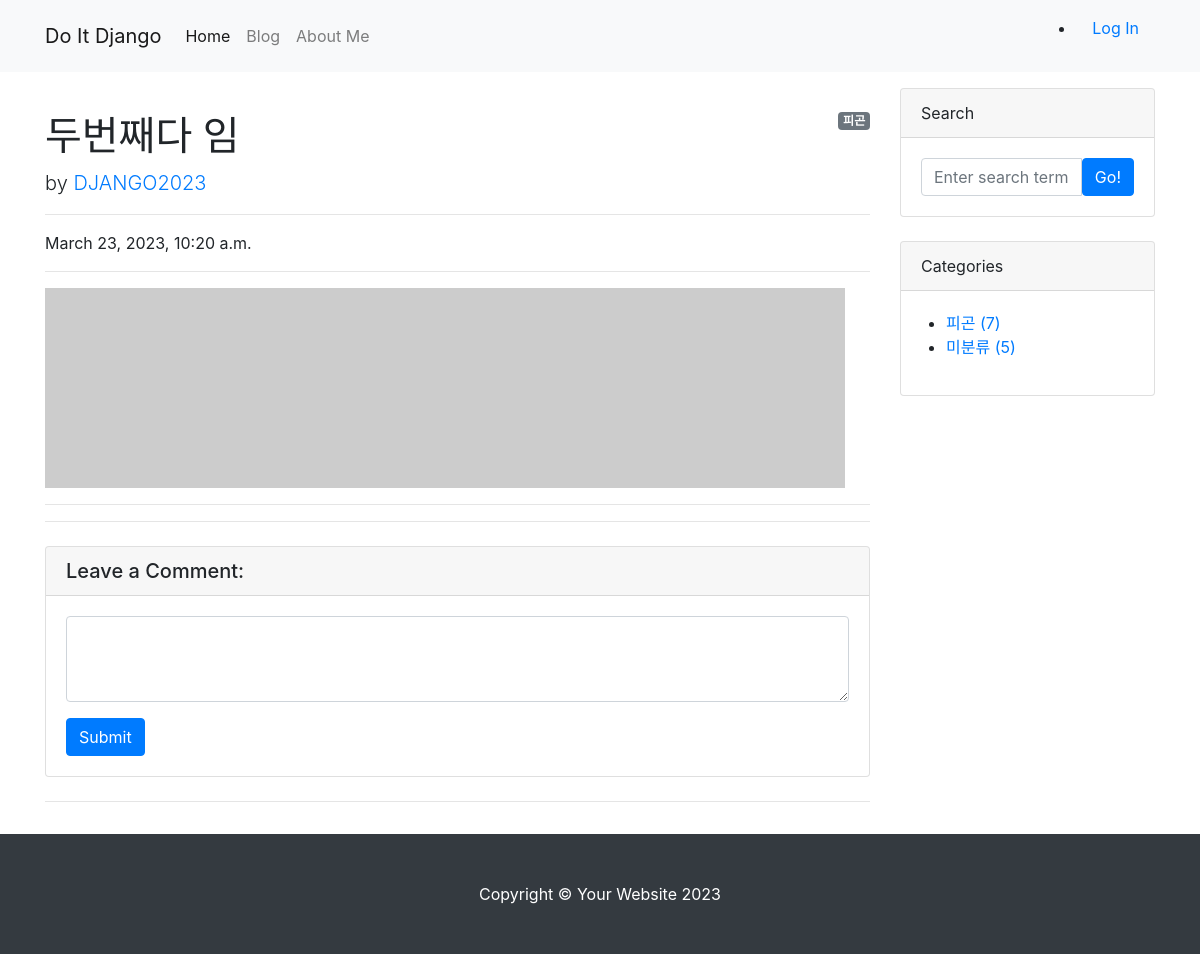
The app's page /blog/2/ with its own data.
### blog/models.py (models this page shows, shortened)
class Post(models.Model):
    title = models.CharField(max_length=30)
    hook_text = models.CharField(max_length=100, blank=True)
    content = MarkdownxField()
    head_image = models.ImageField(upload_to='blog/images/%Y/%m/%d/', blank=True)
    file_upload = models.FileField(upload_to='blog/files/%Y/%m/%d/', blank=True)
    created_at = models.DateTimeField(auto_now_add=True)
    updated_at = models.DateTimeField(auto_now=True)
    author = models.ForeignKey(User, null=True, on_delete=models.SET_NULL)
    category = models.ForeignKey(Category, null=True, blank=True, on_delete=models.SET_NULL)
    tags = models.ManyToManyField(Tag, blank=True)
    def get_content_markdown(self):
        return markdown(self.content)

class Category(models.Model):
    name = models.CharField(max_length=50)
    slug = models.SlugField(max_length=200, unique=True, allow_unicode=True)
    def __str__(self):
        return self.name
    def get_absolute_url(self): # get_absolute_url -> URL을 반환하는 메서드
        return f'/blog/category/{self.slug}/'
    class Meta:
        verbose_name_plural = 'categories'

### blog/views.py (the view)
# urls.py: path('<int:pk>/', views.PostDetail.as_view()),
class PostDetail(DetailView):
    model = Post # Post 모델에 대한 개별 페이지 생성
    def get_context_data(self, **kwargs):
        context = super(PostDetail, self).get_context_data()
        context["categories"] = Category.objects.all()
        context['no_category_post_count'] = Post.objects.filter(category=None).count()
        return context

### blog/templates/blog/post_detail.html (shortened to what this page needs)
{% extends 'blog/base.html' %}
{% block main_area %}
  <div id="post-area">
    {% if post.category %}
      <span class="badge badge-secondary float-right">{{ post.category }}</span>
    {% else %}
      <span class="badge badge-secondary float-right">미분류</span>
    {% endif %}
      <h1 class="mt-4">{{ post.title }}</h1>
      <p class="lead">
        by
        <a href="#">{{ post.author | upper }}</a>
      </p>
      <hr>
      <p>{{ post.created_at }}</p>
      <hr>
      {% if post.head_image %}
        <img class="img-fluid rounded" src="{{ post.head_image.url }}" alt="{{ post.title }} head_image">
      {% else %}
        <img src="https://picsum.photos/seed/{{ post.id }}/800/200" alt="random_image">
      {% endif %}
        <hr>
    <hr>
    </div>
    <div id="comment-area">
      <div class="card my-4">
        <h5 class="card-header">Leave a Comment:</h5>
        <div class="card-body">
          <form>
            <div class="form-group">
              <textarea textarea class="form-control" rows="3"></textarea>
            </div>
            <button type="submit" class="btn btn-primary">Submit</button>
          </form>
        </div>
      </div>
    </div>
    <hr/>
{% endblock %}

### blog/templates/blog/base.html (shortened to what this page needs)
<!DOCTYPE html>
{% load static %}
<html lang="ko">
<html>
    <head>
        <link rel="stylesheet" href="{% static 'blog/bootstrap/bootstrap.min.css' %}" media="screen">
    </head>
    <body>
        {% include 'blog/navbar.html' %}
        <div class="container my-3">
            <div class="row">
                <div class="col-md-8 col-lg-9" id="main-area">
                   {% block main_area %}
                   {% endblock %}
                </div>
                <div class="col-md-4 col-lg-3">
                    <div class="card mb-4">
                        <div class="card-header">Search</div>
                        <div class="card-body">
                            <div class="input-group">
                                <input class="form-control" type="text" placeholder="Enter search term..." aria-label="Enter search term..." aria-describedby="button-search" />
                                <button class="btn btn-primary" id="button-search" type="button">Go!</button>
                            </div>
                        </div>
                    </div>
                    <div class="card mb-4" id="categories-card">
                        <div class="card-header">Categories</div>
                        <div class="card-body">
                            <div class="row">
                                <ul>
                                    {% for category in categories %}
                                    <li><a href="{{ category.get_absolute_url }}"> {{ category }} ({{category.post_set.count }})</a></li>
                                    {% endfor %}
                                    <li><a href="/blog/category/no_category/">미분류 ({{ no_category_post_count }})</a></li>
                                </ul>
                            </div>
                        </div>
                    </div>
                </div>
            </div>
        </div>
        {% include 'blog/footer.html' %}
    </body>
</html>

### records on screen
Post: category "피곤", title "두번째다 임", author "DJANGO2023", created_at "March 23, 2023, 10:20 a.m."
Category: name "피곤", post_set.count "7"

### other values on screen
{{ no_category_post_count }} "5"
